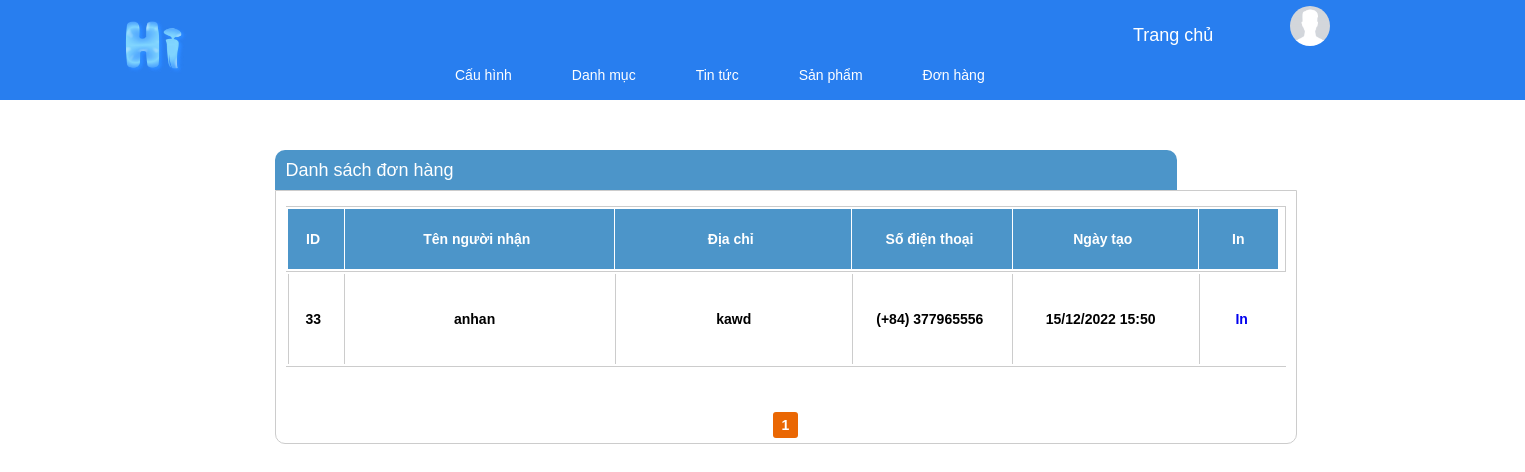
Page /admin/order_listing.php (signed in) on the committed database.
### tables this page shows
CREATE TABLE `orders` (
  `id` int(111) NOT NULL,
  `name` varchar(255) NOT NULL,
  `phone` varchar(255) DEFAULT NULL,
  `address` varchar(500) NOT NULL,
  `note` text NOT NULL,
  `total` int(11) NOT NULL,
  `created_time` int(11) NOT NULL,
  `last_updated` int(11) NOT NULL
);

### admin/order_listing.php (the view, shortened to what this page needs)
<?php
include 'header.php';
$config_title = "đơn hàng";
if (!empty($_SESSION['current_user'])) {
    $item_per_page = (!empty($_GET['per_page'])) ? $_GET['per_page'] : 10;
    $current_page = (!empty($_GET['page'])) ? $_GET['page'] : 1;
    $offset = ($current_page - 1) * $item_per_page;
    if (!empty($where)) {
        $orders = mysqli_query($con, "SELECT * FROM `orders` where (" . $where . ") ORDER BY `id` DESC LIMIT " . $item_per_page . " OFFSET " . $offset);
    } else {
        $orders = mysqli_query($con, "SELECT * FROM `orders` ORDER BY `id` DESC LIMIT " . $item_per_page . " OFFSET " . $offset);
    }
?>
    <!DOCTYPE html>
    <html lang="en">
    <head>
        <link rel="stylesheet" href="../css//order_list.css">
    </head>
    <body>
        <div class="main-content">
            <h1>Danh sách <?= $config_title ?></h1>
            <div class="listing-items">
                <ul>
                    <li class="listing-item-heading">
                        <table>
                            <thead>
                                <tr>
                                    <th class="id prop  ">ID</th>
                                    <th class="prop  name  ">Tên người nhận</th>
                                    <th class="prop  adress">Địa chỉ</th>
                                    <th class="prop phone ">Số điện thoại</th>
                                    <th class="prop  date">Ngày tạo</th>
                                    <th class="prop print ">In</th>
                                </tr>
                            </thead>
                        </table>
                    </li>
                    <?php while ($row = mysqli_fetch_array($orders)) { ?>
                        <table>
                            <tbody>
                                <tr>
                                    <th class=" lisProp  id1"><?= $row['id'] ?></th>
                                    <th class="lisProp   name1"><?= $row['name'] ?></th>
                                    <th class="lisProp   address1"><?= $row['address'] ?></th>
                                    <th class=" lisProp  phone1"><?= $row['phone'] ?></th>
                                    <th class="lisProp   date1"><?= date('d/m/Y H:i', $row['created_time']) ?></th>
                                    <th class=" lisProp  print1"> <a href="order_printing.php?id=<?= $row['id'] ?>" target="_blank">In</a> </th>
                                </tr>
                            </tbody>
                        </table>
                        <li>
                        </li>
                    <?php  } ?>
                </ul>
                <?php
                include './page.php';
                ?>
            </div>
        </div>
    </body>
    </html>
<?php
}

### css/admin_style.css (style rules this page uses)
body { font-family: arial; padding: 0; margin: 0; font-size: 14px; }
h1 { text-align: center; }
.listing-items { min-width: 1000px; padding: 10px; border: 1px solid #ccc; border-radius: 0 0 10px 10px; }
.listing-items ul { padding: 0; margin: 0; }
.listing-items ul li { list-style: none; border: 1px solid #ccc; border-top: 0; border-left: 0; }
.listing-items ul li:first-child { border-top: 1px solid #ccc; }
.listing-item-heading { text-align: center; font-weight: bold; }
a { text-decoration: none; }
.main-content { position: absolute; left: 18%; float: left; width: 900px; }
.main-content h1 { width: 880px; margin: 0; text-align: left; background: #4c95c9; color: #fff; font-size: 18px; font-weight: normal; line-height: 40px; border-radius: 10px 10px 0 0; padding: 0 11px; }

### css/order_list.css (style rules this page uses)
.prop { background: #4c95c9; color: #fff; line-height: 60px; padding: 0 10px; }
.id { width: 45px; padding-left: 5px; }
.name { transform: translate(-1px, 0px); width: 285px; padding-left: 5px; }
.adress { transform: translate(-2px, 0px); width: 250px; padding-left: 5px; }
.phone { transform: translate(-3px, 0px); width: 160px; padding-left: 5px; }
.date { transform: translate(-4px, 0px); width: 190px; padding-left: 5px; }
.print { transform: translate(-5px, 0px); width: 65px; }
.lisProp { border-left: 1px solid #ccc; line-height: 90px; padding: 0 10px; }
.id1 { width: 40px; padding-left: 5px; }
.name1 { transform: translate(-1px, 0px); width: 255px; padding-left: 5px; }
.address1 { transform: translate(3px, 0px); width: 230px; padding-left: 5px; }
.phone1 { transform: translate(-3px, 0px); width: 145px; padding-left: 5px; }
.date1 { transform: translate(-4px, 0px); width: 167px; padding-left: 5px; }
.print1 { width: 65px; }

### admin/header.php (style rules this page uses)
li { list-style: none; }
a { text-decoration: none; }

### rows in the picture
orders: id "33", name "anhan", address "kawd", phone "(+84) 377965556", created_time "15/12/2022 15:50"

### other values in the picture
$config_title "đơn hàng"
